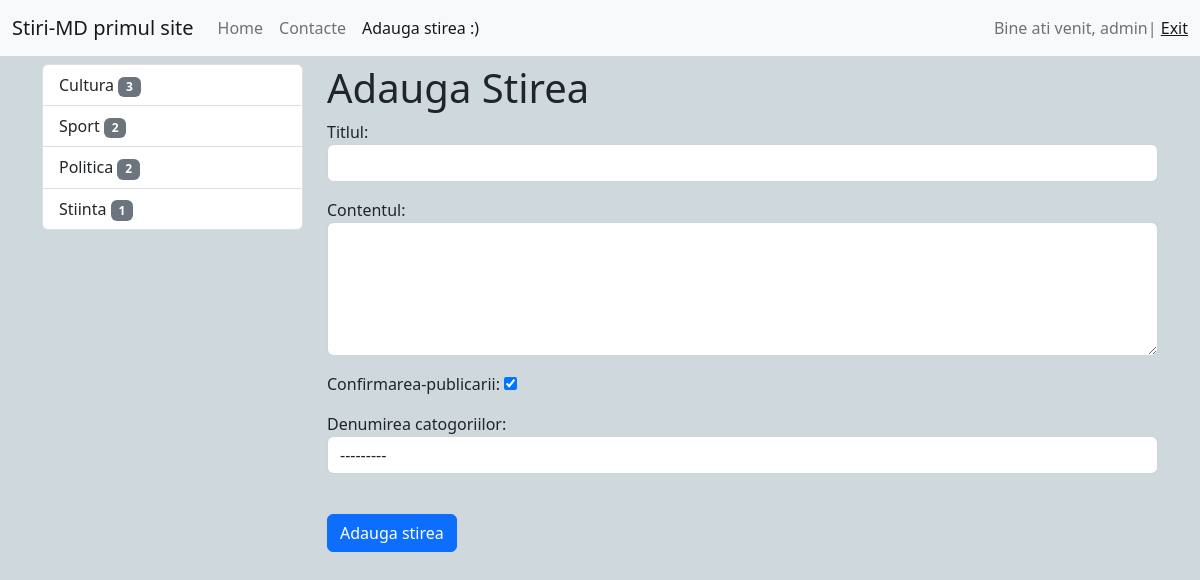
The app's page /news/add-news/ (signed in) with its own data.
### news/models.py (models this page shows)
class Category(models.Model):
    title = models.CharField(max_length=150, db_index=True, verbose_name='Denumirea catogoriilor')
    def get_absolute_url(self):
        return reverse('category', kwargs={"category_id": self.pk})
    def __str__(self):
        return self.title
    class Meta:
        verbose_name = 'Categoria'
        verbose_name_plural = 'Categoriile'
        ordering = ['title']

### news/views.py (the view)
# urls.py: path('news/add-news/', CreateNews.as_view(), name='add_news'),
class CreateNews(LoginRequiredMixin, CreateView):
    form_class = NewsForm
    template_name = 'news/add_news.html'
    raise_exception = True

### news/forms.py (shortened to what this page needs)
class NewsForm(forms.ModelForm):
    class Meta:
        model = News
        fields = ['title', 'content', 'is_published', 'category']
        widgets = {
            'title': forms.TextInput(attrs={'class': 'form-control'}),
            'content': forms.Textarea(attrs={'class': 'form-control', 'rows': 5}),
            'category': forms.Select(attrs={'class': 'form-control'}),
        }

### news/templatetags/news_tags.py (called while the page is built)
@register.inclusion_tag('news/list_categories.html')
def show_categories(arg1="hello", arg2="world"):
    categories = Category.objects.annotate(cnt=Count('news', filter=F('news__is_published'))).filter(cnt__gt=0)
    return{"categories": categories, "arg1": arg1, "arg2": arg2}

### news/templates/news/add_news.html (shortened to what this page needs)
{% extends 'base.html' %}
{% block sidebar%}
{% include 'inc/_sidebar.html' %}
{% endblock %}
{% block content %}
<h1> Adauga Stirea</h1>
<form action="{% url 'add_news' %}" method="post">
    {{ form.as_p }}
<br>
    <button type="submit" class="btn btn-primary btn-block"> Adauga stirea </button>
</form>
{% endblock %}

### templates/inc/_nav.html (shortened to what this page needs)
<nav class="navbar navbar-expand-lg bg-light">
    <div class="container-fluid">
        <a class="navbar-brand" href="{%url 'home'%}">Stiri-MD primul site</a>
        <div class="collapse navbar-collapse" id="navbarSupportedContent">
          <ul class="navbar-nav me-auto mb-2 mb-lg-0">
              <li
                      class="nav-item"><a class="nav-link" href="{%url 'home'%}">Home</a>
              </li>
              <li
                      class="nav-item"><a class="nav-link" href="{%url 'contact'%}">Contacte</a>
              </li>
              {% if request.user.is_authenticated %}
            <li class="nav-item">
              <a class="nav-link active" aria-current="page" href="{% url 'add_news' %}">Adauga stirea :)</a>
            </li>
              {% endif %}
          </ul>
            <span class="navbar-text">
                {% if request.user.is_authenticated %}
                Bine ati venit, {{user.username}}|  <a href="{%url 'logout'%}">Exit</a>
                {%else%}
                <a href="{% url 'register'  %}">Register| <a href="{% url 'login' %}">Login</a></a>
                {%endif%}
            </span>
        </div>
    </div>
</nav>

### news/templates/news/list_categories.html
<div class="list-group">
  {%for item in categories %}
    <a href="{{ item.get_absolute_url }}" class="list-group-item list-group-item-action">{{item.title}} <span class="badge bg-secondary">{{ item.cnt }}</span></a>
    {%  endfor %}
</div>

### mysite/static/css/stylee.css (style rules this page uses)
body { background: #cfd8dc; }

### records on screen
Category: title "Cultura", cnt "3"
Category: title "Sport", cnt "2"
Category: title "Politica", cnt "2"
Category: title "Stiinta", cnt "1"

### other values on screen
{{ user.username }} "admin"
